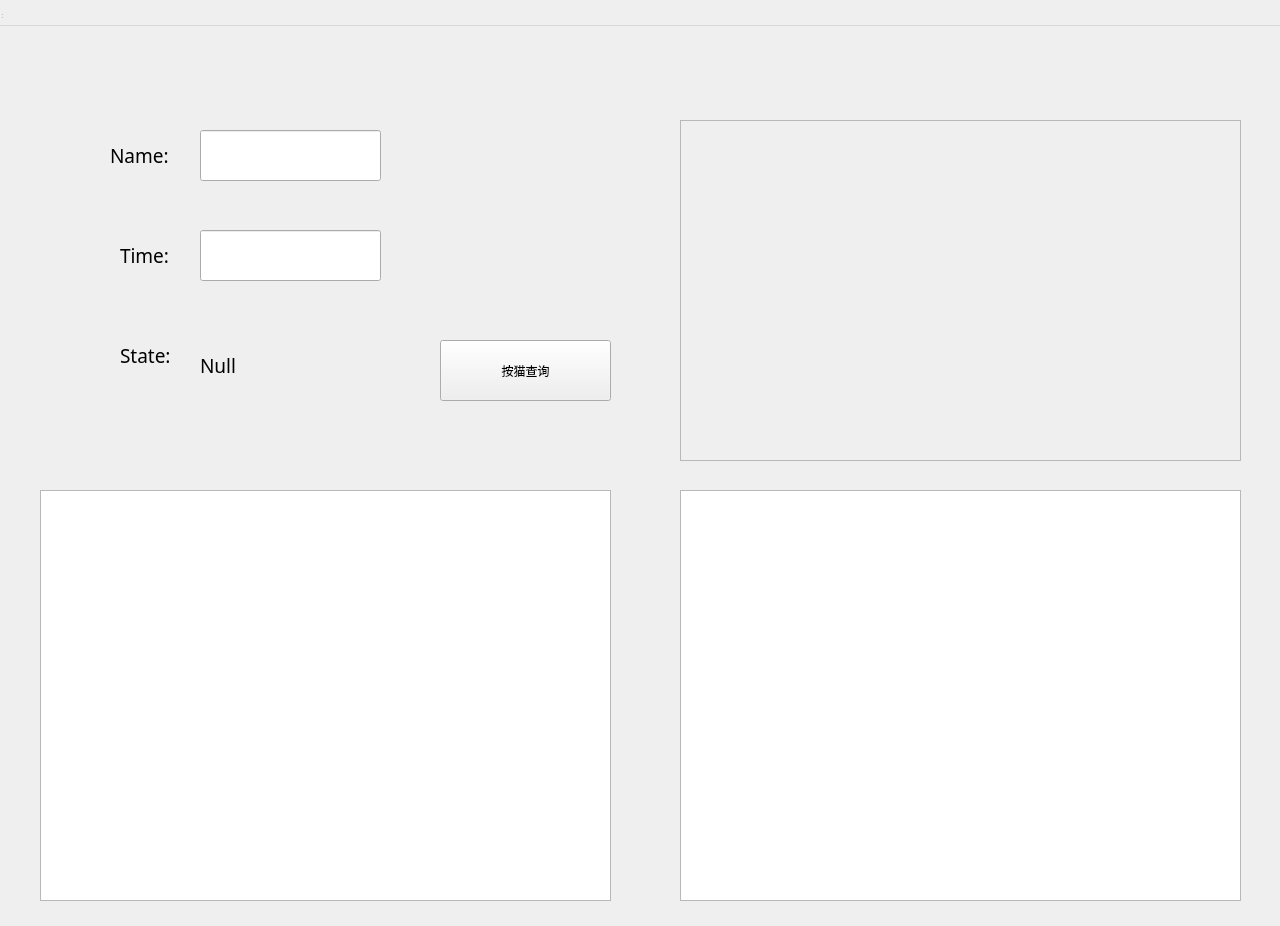
<?xml version="1.0" encoding="UTF-8"?>
<ui version="4.0">
 <class>NewWindow</class>
 <widget class="QWidget" name="NewWindow">
  <property name="geometry">
   <rect>
    <x>0</x>
    <y>0</y>
    <width>1280</width>
    <height>926</height>
   </rect>
  </property>
  <property name="minimumSize">
   <size>
    <width>0</width>
    <height>600</height>
   </size>
  </property>
  <property name="windowTitle">
   <string>UI界面</string>
  </property>
  <widget class="QWidget" name="centralwidget" native="true">
   <property name="geometry">
    <rect>
     <x>0</x>
     <y>0</y>
     <width>1281</width>
     <height>931</height>
    </rect>
   </property>
   <widget class="QLabel" name="label">
    <property name="geometry">
     <rect>
      <x>110</x>
      <y>140</y>
      <width>101</width>
      <height>31</height>
     </rect>
    </property>
    <property name="font">
     <font>
      <family>微软雅黑</family>
      <pointsize>14</pointsize>
     </font>
    </property>
    <property name="text">
     <string>Name:</string>
    </property>
   </widget>
   <widget class="QGraphicsView" name="graphicsView2">
    <property name="geometry">
     <rect>
      <x>40</x>
      <y>490</y>
      <width>571</width>
      <height>411</height>
     </rect>
    </property>
   </widget>
   <widget class="QPushButton" name="push4">
    <property name="geometry">
     <rect>
      <x>440</x>
      <y>340</y>
      <width>171</width>
      <height>61</height>
     </rect>
    </property>
    <property name="text">
     <string>按猫查询</string>
    </property>
   </widget>
   <widget class="QGraphicsView" name="graphicsView3">
    <property name="geometry">
     <rect>
      <x>680</x>
      <y>490</y>
      <width>561</width>
      <height>411</height>
     </rect>
    </property>
   </widget>
   <widget class="QLineEdit" name="lineEdit1">
    <property name="geometry">
     <rect>
      <x>200</x>
      <y>130</y>
      <width>181</width>
      <height>51</height>
     </rect>
    </property>
    <property name="font">
     <font>
      <family>Adobe Arabic</family>
      <pointsize>24</pointsize>
     </font>
    </property>
   </widget>
   <widget class="QLineEdit" name="lineEdit2">
    <property name="geometry">
     <rect>
      <x>200</x>
      <y>230</y>
      <width>181</width>
      <height>51</height>
     </rect>
    </property>
    <property name="font">
     <font>
      <family>Adobe Arabic</family>
      <pointsize>24</pointsize>
     </font>
    </property>
   </widget>
   <widget class="QLabel" name="label_2">
    <property name="geometry">
     <rect>
      <x>120</x>
      <y>240</y>
      <width>101</width>
      <height>31</height>
     </rect>
    </property>
    <property name="font">
     <font>
      <family>微软雅黑</family>
      <pointsize>14</pointsize>
     </font>
    </property>
    <property name="text">
     <string>Time:</string>
    </property>
   </widget>
   <widget class="QScrollArea" name="scrollArea3">
    <property name="geometry">
     <rect>
      <x>680</x>
      <y>120</y>
      <width>561</width>
      <height>341</height>
     </rect>
    </property>
    <property name="widgetResizable">
     <bool>true</bool>
    </property>
    <widget class="QWidget" name="scrollAreaWidgetContents3">
     <property name="geometry">
      <rect>
       <x>0</x>
       <y>0</y>
       <width>559</width>
       <height>339</height>
      </rect>
     </property>
    </widget>
   </widget>
   <widget class="QLabel" name="label_3">
    <property name="geometry">
     <rect>
      <x>120</x>
      <y>340</y>
      <width>101</width>
      <height>31</height>
     </rect>
    </property>
    <property name="font">
     <font>
      <family>微软雅黑</family>
      <pointsize>14</pointsize>
     </font>
    </property>
    <property name="text">
     <string>State:</string>
    </property>
   </widget>
   <widget class="QLabel" name="label_4">
    <property name="geometry">
     <rect>
      <x>200</x>
      <y>340</y>
      <width>181</width>
      <height>51</height>
     </rect>
    </property>
    <property name="font">
     <font>
      <family>微软雅黑</family>
      <pointsize>14</pointsize>
     </font>
    </property>
    <property name="text">
     <string>Null</string>
    </property>
   </widget>
  </widget>
  <widget class="QMenuBar" name="menubar">
   <property name="geometry">
    <rect>
     <x>0</x>
     <y>0</y>
     <width>1280</width>
     <height>26</height>
    </rect>
   </property>
  </widget>
  <widget class="QStatusBar" name="statusbar">
   <property name="geometry">
    <rect>
     <x>0</x>
     <y>0</y>
     <width>3</width>
     <height>20</height>
    </rect>
   </property>
  </widget>
 </widget>
 <resources/>
 <connections/>
</ui>
